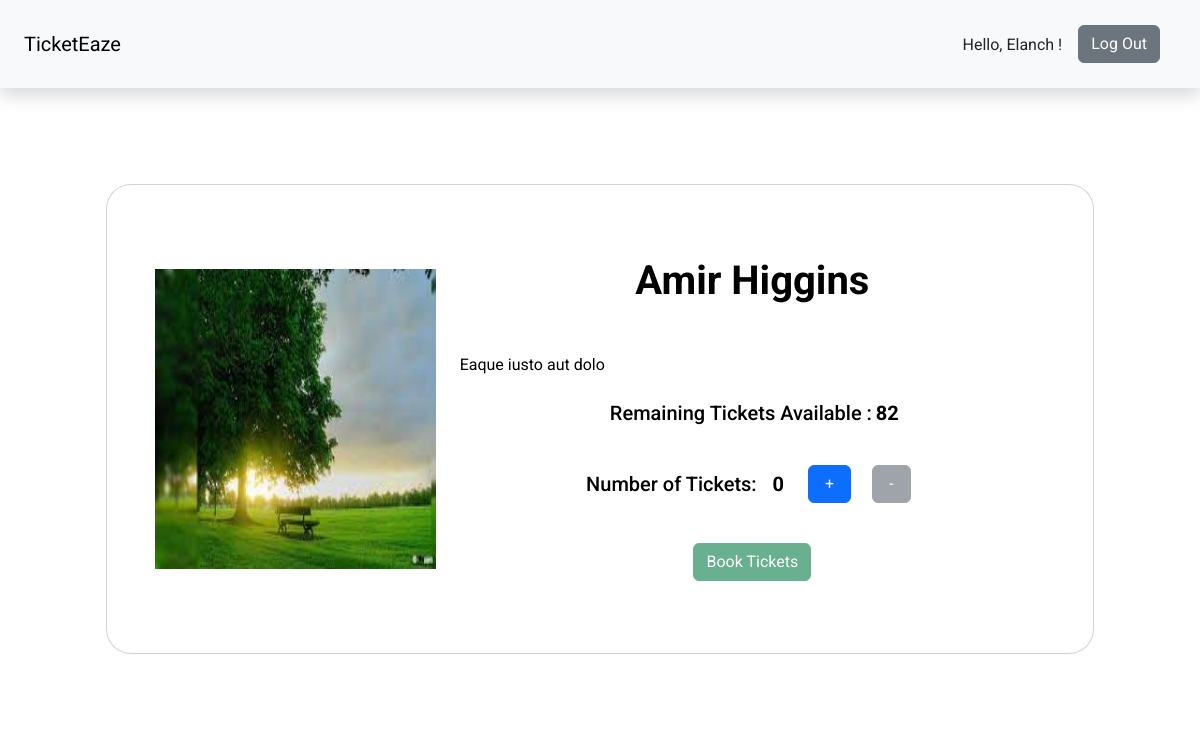
Before: /event/booktickets/5 (signed in) with the older database file.
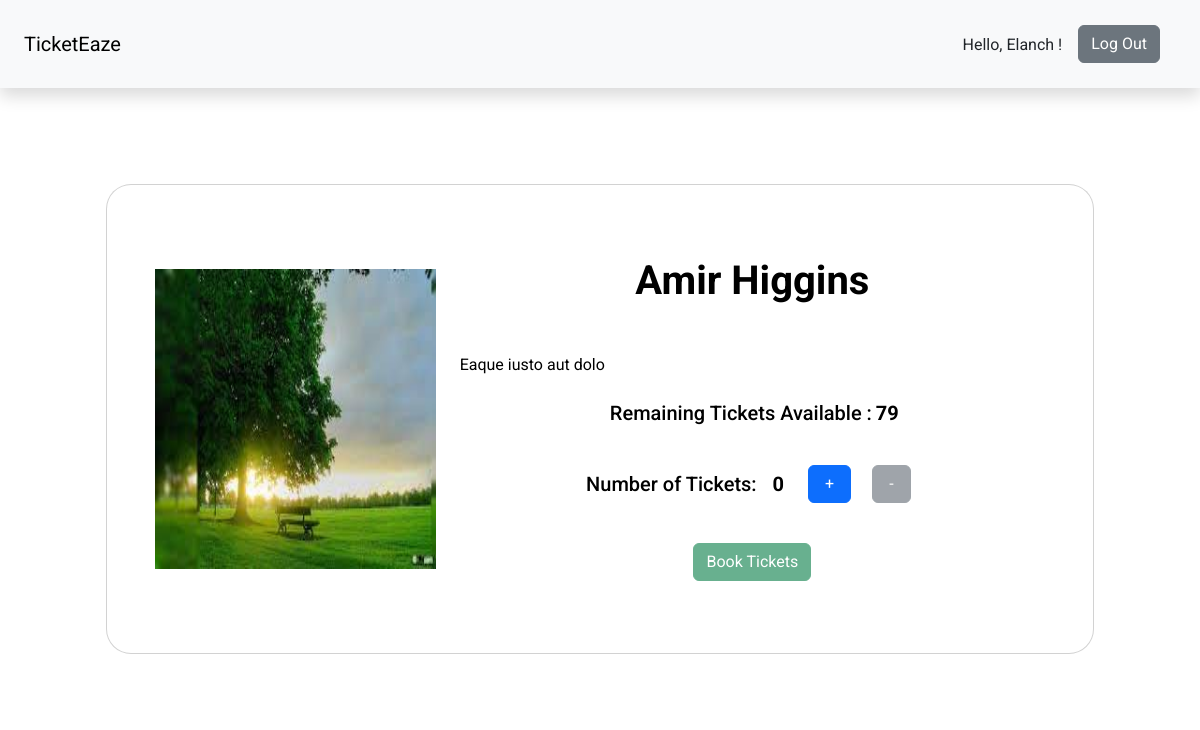
After: the same page with the newer database file.
### models.py (models this page shows, shortened)
class user(UserMixin,db.Model):
   id = db.Column( db.Integer, primary_key = True)
   name = db.Column(db.String(100))
   email = db.Column(db.String(100))
   phonenumber = db.Column(db.String(12))
   dateofbirth = db.Column(db.Date)
   password = db.Column(db.String(257))
   bookings = db.relationship('show',secondary=userbooking, backref='bookings')

class show(db.Model):
   id = db.Column(db.Integer, primary_key = True)
   name = db.Column(db.String(100))
   description = db.Column(db.String(100))
   shortdescription = db.Column(db.String(20))
   location = db.Column(db.String(100))
   capacity = db.Column(db.Integer)
   tags = db.Column(db.String(200))
   price = db.Column(db.Float)
   rating = db.Column(db.Integer)
   currentcapacity = db.Column(db.Integer)
   showshosted = db.relationship('venue',secondary=showinvenue, backref='showshosted')

### app.py (the view, shortened to what this page needs)
@app.route("/event/booktickets/<int:event_id>",methods=['GET','POST'])
def ticket_booking(event_id):
   if not current_user.is_authenticated:
      return redirect("/login/user")
   event_details = db.session.query(show).filter_by(id=event_id).first()
   return render_template("Events/EventPage.html",event_details=event_details)

### app.py (called while the page is built)
@login_manager.user_loader
def load_user(user_id):
        if session['user_type']=='user':
          record = user.query.get(int(user_id))
        elif session['user_type']=='admin':
          record = admin.query.get(int(user_id))
        return record

### templates/Events/EventPage.html (shortened to what this page needs)
{% extends "./Layouts/layout.html" %}
{% block content %}
{% include "./Layouts/navBarAdmin.html" %}
{% block ticketBooking %}
      <section class="p-5 bg-white mt-5 " >
        <div class="container h-100">
          <div class="row d-flex justify-content-center align-items-center h-100">
            <div class="col-lg-12 col-xl-11">
              <div class="card text-black vh-50" style="border-radius: 25px;">
                <div class="card-body p-md-5">
                  <div class="row justify-content-center">
                    <div class="col-md-10 col-lg-6 col-xl-4 d-flex align-items-center order-1 order-lg-1 justify-content-center justify-content-lg-start">
                        <img src="/static/file_uploads/event/{{event_details.id}}.jpeg" style="height:300px; width:300px;" class="img-fluid" alt="Sample image">
                    </div>
                    <div class="col-md-10 col-lg-6 col-xl-8 order-2 order-lg-2 ">
                      <p class="text-center h1 fw-bold mb-5 mx-1 mx-md-4 mt-4">{{event_details.name}}</p>
                        <div class="d-flex flex-row align-items-center mb-4">
                          <div class="desc">{{event_details.description}}</div>
                        </div>
                        <div class="d-flex flex-row align-items-center mb-4 justify-content-center">
                          <span class="ticket_price h5 mx-1">Remaining Tickets Available : </span>
                          <span class="ticket_price_val h5" id="ticket-price-val"><b> {{event_details.currentcapacity}} </b></span>
                        </div>
                        <div class="d-flex flex-row align-items-center justify-content-center mb-4">
                                <div class="tickets mx-2 h5">Number of Tickets: </div>
                                <div class="ticket-display mx-2 h5" id="tickets_no"><b>0</b></div>
                                <div class="ticket-count mx-2 h5">
                                  <button class="btn btn-primary btn-md px-3 mx-2 my-2" id="increment">+</button>
                                  <button class="btn btn-secondary btn-md px-3 mx-2 my-2 disabled" id="decrement">-</button>
                                </div>
                        </div>
                        <form name="eventpage" onsubmit="return getnooftickets()" action="/event/booktickets/{{event_details.id}}" method="post" >
                        <div class="d-flex justify-content-center mx-4 mb-3 mb-lg-4">
                          <button class="btn btn-md btn-success register-btn disabled" id="book-button">Book Tickets</button>
                        </div>
                        </form>
                    </div>
                  </div>
                </div>
              </div>
            </div>
          </div>
        </div>
      </section>
{% endblock ticketBooking %}
{% endblock content %}

### templates/Layouts/layout.html (shortened to what this page needs)
<!DOCTYPE html>
<html lang="en">
<head>
    <link href="https://cdn.jsdelivr.net/npm/bootstrap@5.3.0-alpha1/dist/css/bootstrap.min.css" rel="stylesheet">
</head>
<body class="">
    {% block content %}{% endblock content %}
</body>
</html>

### templates/Layouts/navBarAdmin.html (shortened to what this page needs)
<nav class="navbar navbar-expand-lg navbar-light bg-light p-4 shadow ">
    <div class="navbar-brand " href="#">TicketEaze</div>
    <div class="collapse navbar-collapse d-lg-flex justify-content-lg-end" id="navbarNav">
      <ul class="navbar-nav ml-auto">
        {% if current_user.is_authenticated %}
          <li class="pt-2 nav-item d-none d-lg-block">Hello, {{current_user.name}} !</li>
          <li class="list-unstyled mx-3 d-lg-block  d-none">
            <button type="button" class="btn btn-secondary" onclick="location.href='/logout'">Log Out</button>
          </li>
        {% endif %}
      </ul>
    </div>
  </nav>

### templates/Layouts/layout.html (style rules this page uses)
body { font-family: 'Roboto', sans-serif; }

Changed rows visible on the page:
changed show "Amir Higgins": currentcapacity "82" → "79"
